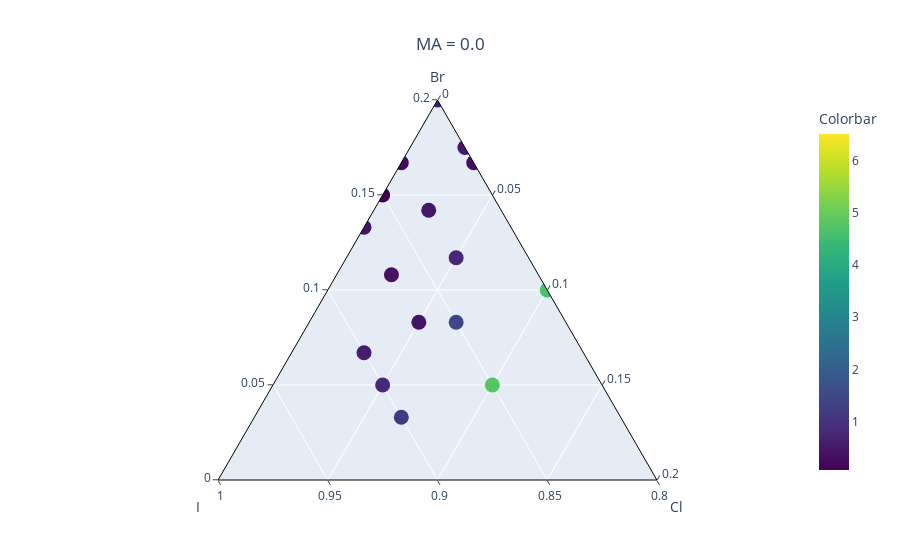
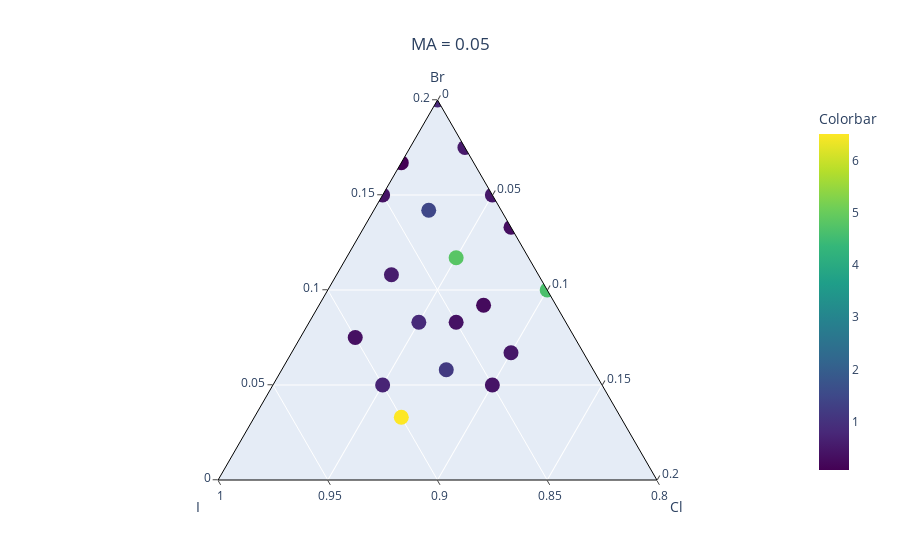
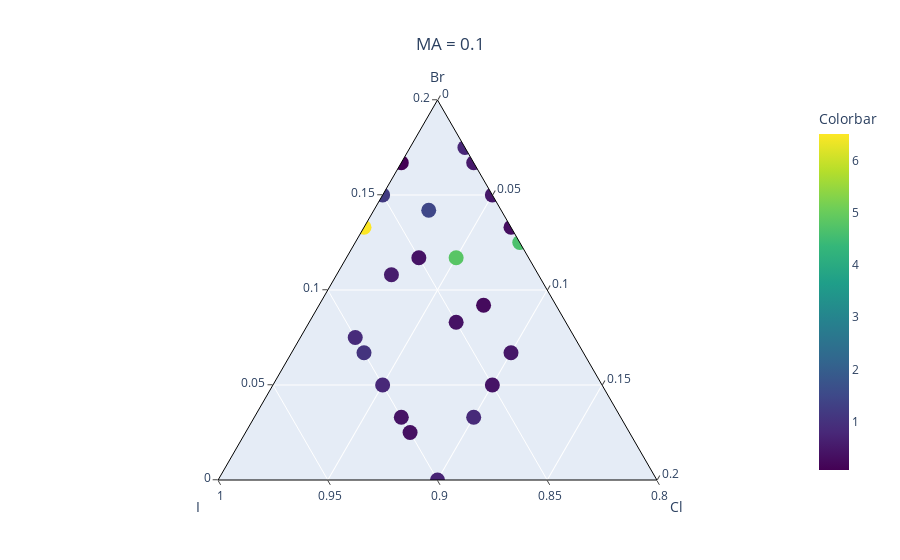

Source (notebook cell) for these figures, in order:
### Code cell
MA_values = df_avg['MA'].unique()

color_values = df_avg['avg_redplspec_intensity']  
for MA in MA_values:
    df_filter = df_avg[df_avg['MA'] == MA]

    # Create the plot
    fig = plot_mesh(df_filter[['I', 'Br', 'Cl']].values, color_values=color_values, size=15)
                        # single_point=single_point_coordinates if MA == 0.05 else None)
    fig.update_layout(title_text=f'MA = {MA}', title_x=0.5)
    
    # Show the plot
    fig.show()
